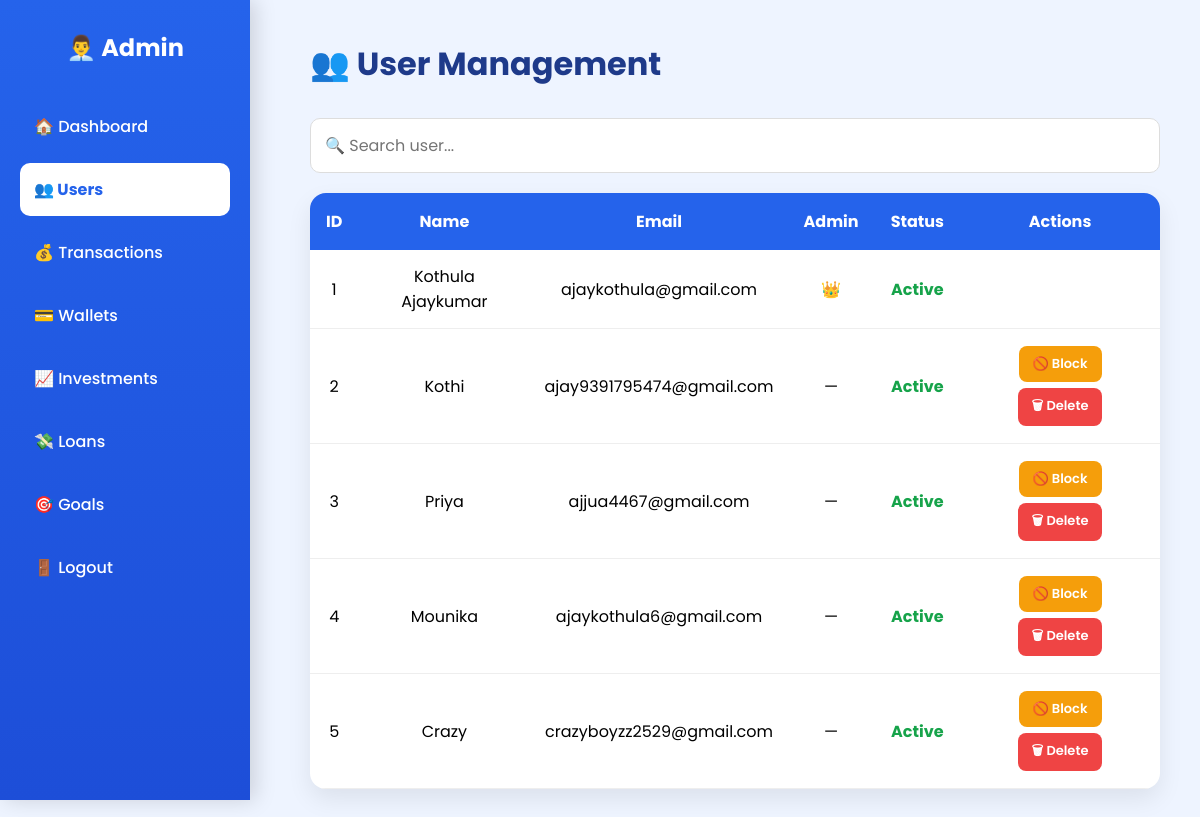
/admin/users (signed in), run on an earlier commit of the app's database.
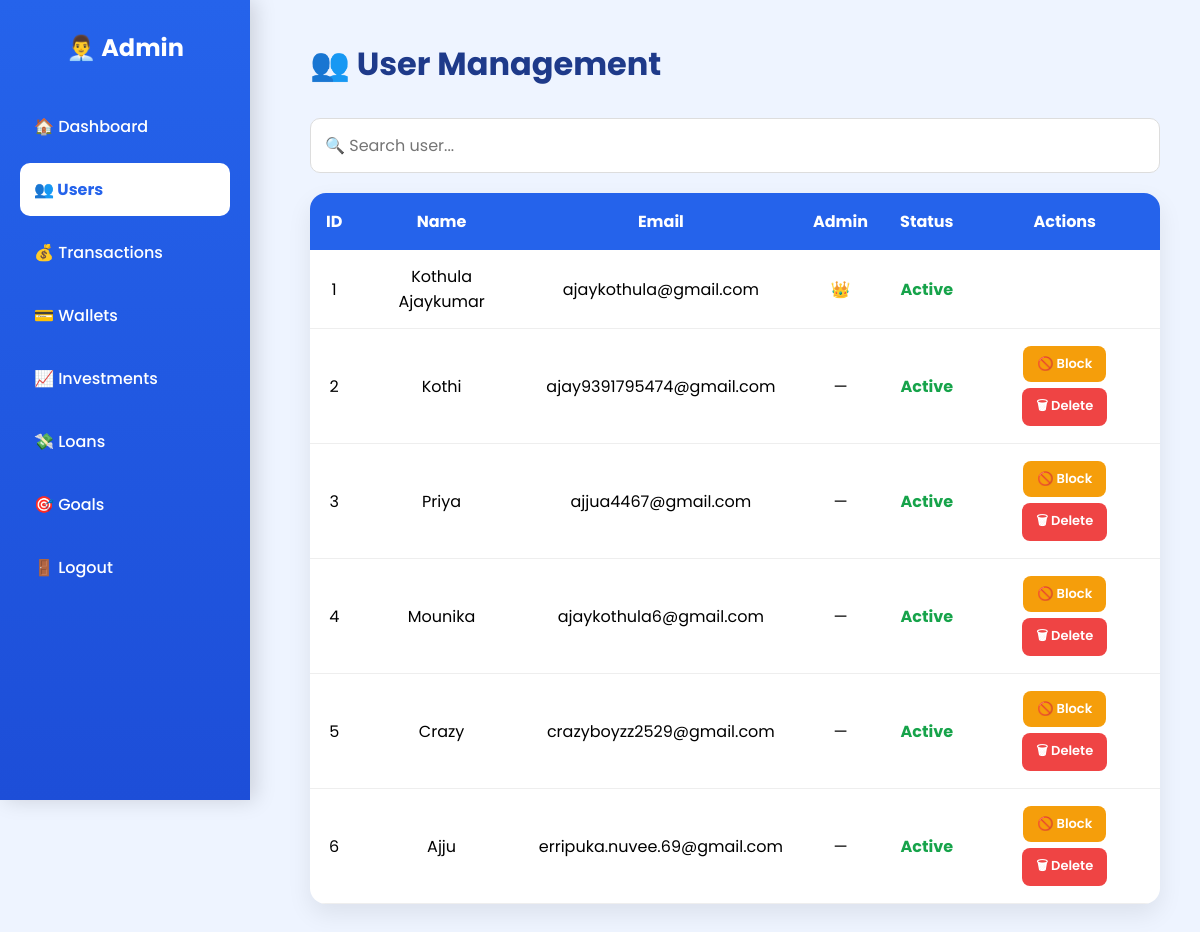
And on a later commit of the database.
### models/user.py (models this page shows)
class User(db.Model):
    __tablename__ = "users"
    id = db.Column(db.Integer, primary_key=True)
    full_name = db.Column(db.String(100), nullable=False)
    email = db.Column(db.String(120), unique=True, nullable=False)
    password = db.Column(db.String(255), nullable=False)
    created_at = db.Column(db.DateTime, server_default=db.func.now())
    is_admin = db.Column(db.Boolean, default=False)
    is_blocked = db.Column(db.Boolean, default=False)

### app.py (the view)
@app.route("/admin/users")
def admin_users():
    if "user_id" not in session:
        return redirect(url_for("login"))
    if not session.get("is_admin"):
        return "Unauthorized"
    users = User.query.all()
    return render_template("admin_users.html", users=users)

### templates/admin_users.html (shortened to what this page needs)
<!DOCTYPE html>
<html lang="en">
<head>
<link rel="stylesheet" href="{{ url_for('static', filename='css/admin.css') }}">
</head>
<body>
<div class="sidebar">
<h2>👨‍💼 Admin</h2>
<a href="{{ url_for('admin') }}">🏠 Dashboard</a>
<a class="active" href="{{ url_for('admin_users') }}">👥 Users</a>
<a href="{{ url_for('admin_transactions') }}">
💰 Transactions
</a>
<a href="#">💳 Wallets</a>
<a href="#">📈 Investments</a>
<a href="#">💸 Loans</a>
<a href="#">🎯 Goals</a>
<a href="{{ url_for('logout') }}">🚪 Logout</a>
</div>
<div class="main">
<h1>👥 User Management</h1>
<input
type="text"
id="searchUser"
placeholder="🔍 Search user..."
class="search-box">
<table id="usersTable">
<thead>
<tr>
<th>ID</th>
<th>Name</th>
<th>Email</th>
<th>Admin</th>
<th>Status</th>
<th>Actions</th>
</tr>
</thead>
<tbody>
{% for user in users %}
<tr>
<td>{{ user.id }}</td>
<td>{{ user.full_name }}</td>
<td>{{ user.email }}</td>
<td>
{% if user.is_admin %}
👑
{% else %}
—
{% endif %}
</td>
<td>
{% if user.is_blocked %}
<span class="blocked">Blocked</span>
{% else %}
<span class="active-user">Active</span>
{% endif %}
</td>
<td>
{% if not user.is_admin %}
<a href="{{ url_for('toggle_block', id=user.id) }}"
class="{% if user.is_blocked %}unblock-btn{% else %}block-btn{% endif %}">
{% if user.is_blocked %}
🔓 Unblock
{% else %}
🚫 Block
{% endif %}
</a>
<a href="{{ url_for('admin_delete_user', id=user.id) }}"
class="delete-btn"
onclick="return confirm('Delete this user and all data?')">
🗑 Delete
</a>
{% endif %}
</td>
</tr>
{% endfor %}
</tbody>
</table>
</div>
</body>
</html>

What changed in the data, as far as the page shows it:
added User: id "6", full_name "Ajju", email "erripuka.nuvee.69@gmail.com", is_blocked "Active"
